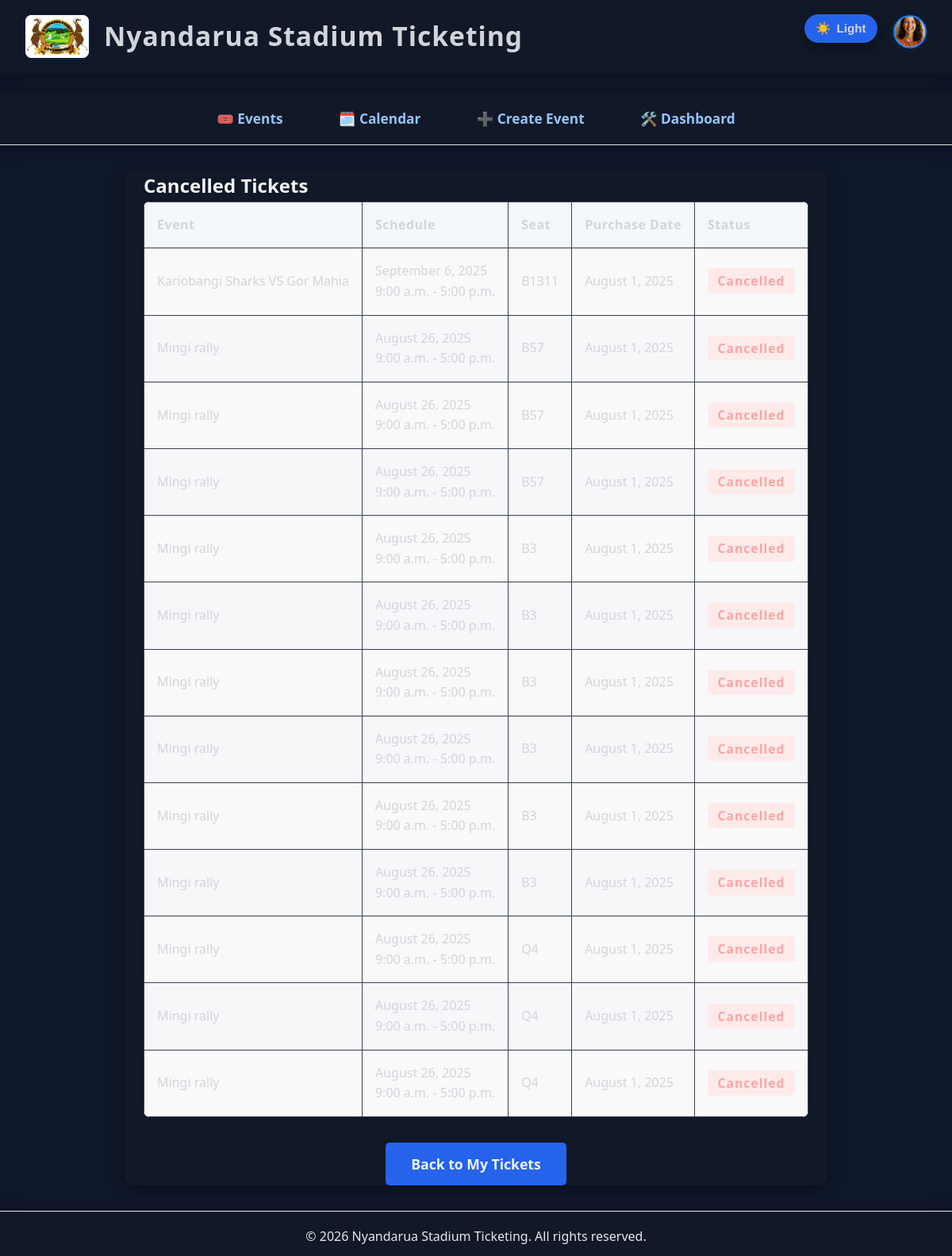
The app's page /tickets/cancelled/ (signed in), older data.
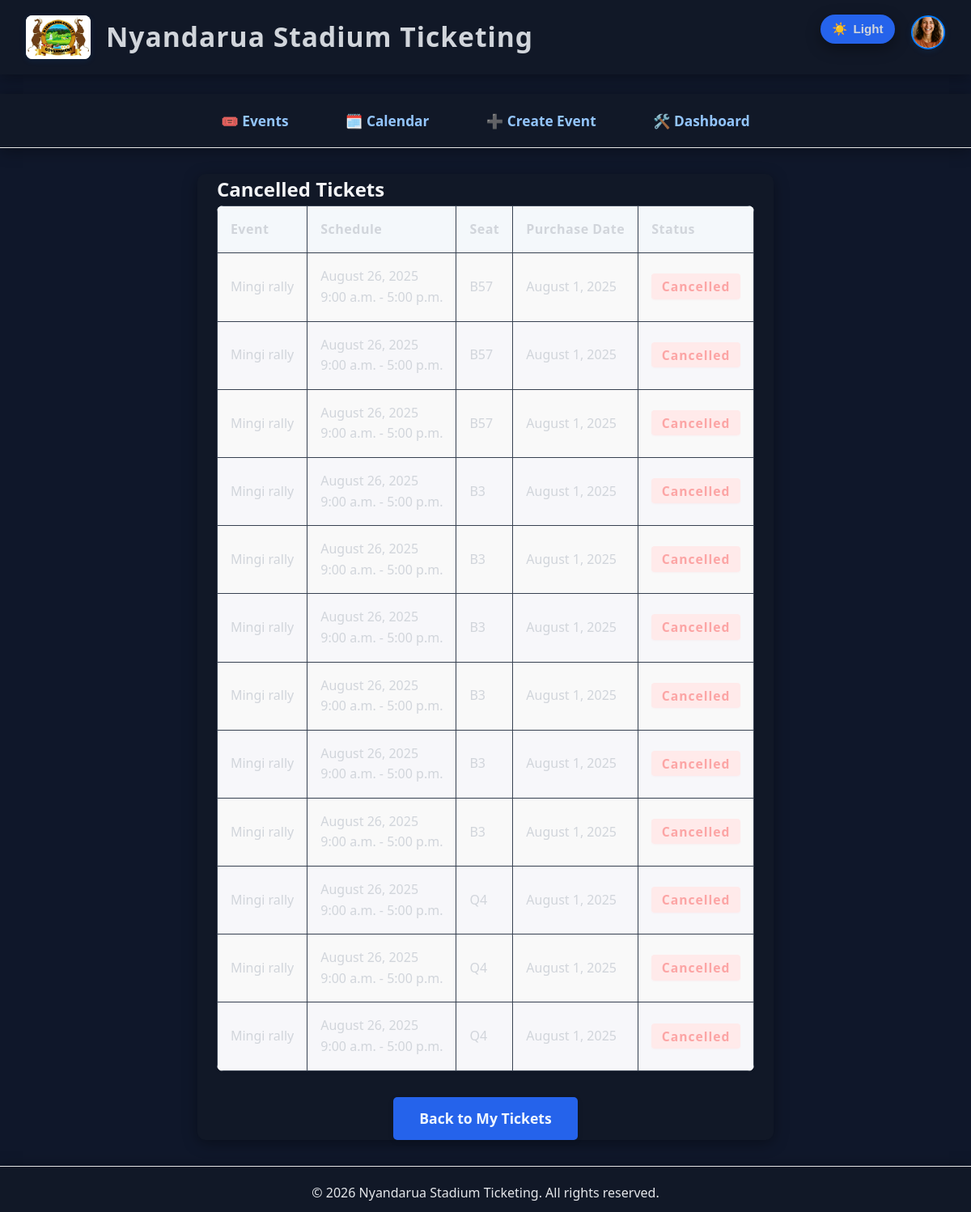
The same page, newer data.
### tickets/models.py (models this page shows, shortened)
class Ticket(models.Model):
    STATUS_CHOICES = [
        ('Active', 'Active'),
        ('Cancelled', 'Cancelled'),
        ('Used', 'Used'),
    ]
    user = models.ForeignKey(User, on_delete=models.CASCADE, related_name='tickets')
    event = models.ForeignKey(Event, on_delete=models.CASCADE, related_name='tickets')
    tickettype = models.ForeignKey('TicketType', on_delete=models.CASCADE, related_name='tickets', null=True, blank=True)
    seat = models.CharField(max_length=50)
    purchase_date = models.DateTimeField(auto_now_add=True)
    status = models.CharField(max_length=10, choices=STATUS_CHOICES, default='Active')
    qr_code_url = models.URLField(blank=True, null=True)  # Optional: for QR code image
    qr_code_image = models.ImageField(upload_to='ticket_qrcodes/', blank=True, null=True)

### events/models.py (models this page shows, shortened)
class Event(models.Model):
    EVENT_TYPE_CHOICES = [
        ('sports', 'Sports Events'),
        ('entertainment', 'Entertainment Events'),
        ('civic', 'Civic and Political Events'),
        ('educational', 'Educational and Institutional Events'),
        ('corporate', 'Corporate and Business Events'),
        ('religious', 'Religious and Spiritual Events'),
        ('recreational', 'Recreational and Community Events'),
        ('esports', 'E-sports and Virtual Events'),
    ]
    SPORTS_TYPE_CHOICES = [
        ('football', 'Football'),
        ('basketball', 'Basketball'),
        ('athletics', 'Athletics'),
        ('rugby', 'Rugby'),
        ('tennis', 'Tennis'),
    ]
    LEAGUE_CHOICES = [
        ('premier_league', 'Premier League'),
        ('national_league', 'National League'),
        ('champions_league', 'Champions League'),
    ]
    LOCATION_CHOICES = [
        ('ol_kalou', 'Ol Kalou Stadium'),
        ('kararani', 'Kararani Stadium (Ndunyu Njeru)'),
    ]
    name = models.CharField(max_length=200)
    date = models.DateTimeField()
    start_time = models.TimeField(default=time(9, 0))
    end_time = models.TimeField(default=time(17, 0))
    location = models.CharField(max_length=32, choices=LOCATION_CHOICES, default='ol_kalou')
    description = models.TextField(blank=True)
    thumbnail = models.ImageField(upload_to='event_thumbnails/', blank=True, null=True)
    event_type = models.CharField(max_length=32, choices=EVENT_TYPE_CHOICES, default='sports')
    sport_type = models.CharField(max_length=32, choices=SPORTS_TYPE_CHOICES, blank=True, null=True)
    league = models.CharField(max_length=32, choices=LEAGUE_CHOICES, blank=True, null=True)

### tickets/views.py (the view)
# urls.py: path('cancelled/', views.cancelled_tickets, name='cancelled_tickets'),
@login_required
def cancelled_tickets(request):
    tickets = Ticket.objects.filter(user=request.user, status='Cancelled').select_related('event').order_by('-purchase_date')
    return render(request, 'tickets/cancelled_tickets.html', {'tickets': tickets, 'now': timezone.now()})

### tickets/templates/tickets/cancelled_tickets.html (shortened to what this page needs)
{% extends "base.html" %}
{% block content %}
    <h2>Cancelled Tickets</h2>
    {% if tickets %}
    <table class="ticket-table">
        <thead>
            <tr>
                <th>Event</th>
                <th>Schedule</th>
                <th>Seat</th>
                <th>Purchase Date</th>
                <th>Status</th>
            </tr>
        </thead>
        <tbody>
            {% for ticket in tickets %}
            <tr>
                <td>{{ ticket.event.name }}</td>
                <td>{{ ticket.event.date|date:"F j, Y" }}<br>{{ ticket.event.start_time|time:"g:i a" }} - {{ ticket.event.end_time|time:"g:i a" }}</td>
                <td>{{ ticket.seat }}</td>
                <td>{{ ticket.purchase_date|date:"F j, Y" }}</td>
                <td><span class="ticket-status-cancelled">Cancelled</span></td>
            </tr>
            {% endfor %}
        </tbody>
    </table>
    {% else %}
        <div class="no-tickets-msg">You have no cancelled tickets.</div>
    {% endif %}
    <a href="{% url 'ticket_list' %}" class="cta">Back to My Tickets</a>
{% endblock %}

Row changes from the older to the newer data that the page shows:
removed Ticket: event.name "Kariobangi Sharks VS Gor Mahia", event "September 6, 2025", event.start_time "9:00 a.m.", event.end_time "5:00 p.m.", seat "B1311", purchase_date "August 1, 2025"
